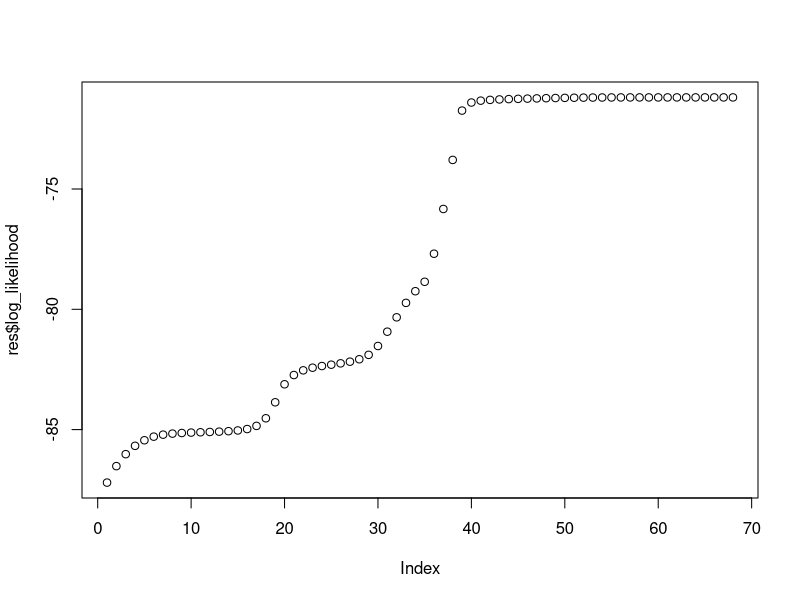
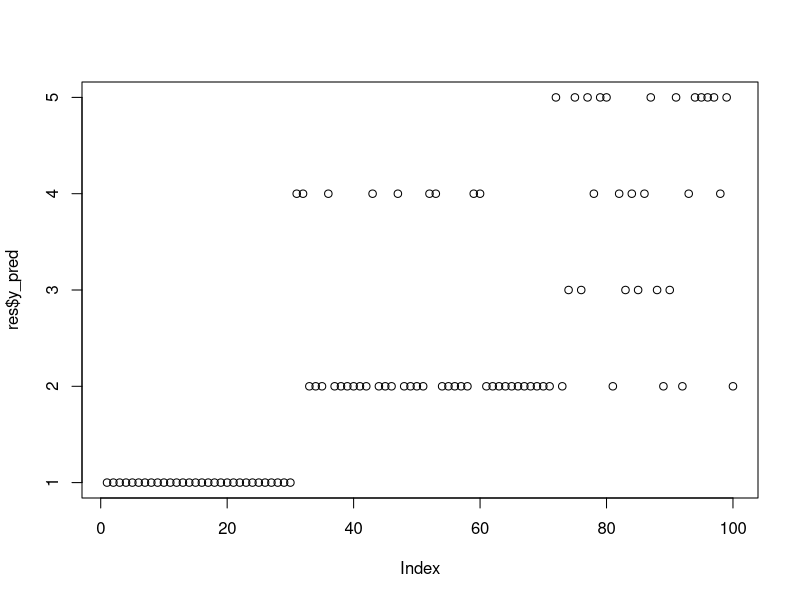

These charts were generated, in order, by the following R code:
# EM algorithm for Gaussian mixture model estimation
library("mvtnorm")

init_random <- function(data, K){
  f <- ncol(data)
  N <- nrow(data)
  pk <- runif(K,3/10,7/10)
  pk <- pk / sum(pk)
  
  moyenne <- matrix(0, ncol=ncol(data), nrow = K)
  for (k in 1:K) {
    for (cf in 1:f){
      rand_1 <- runif(1, min(data[,cf]), max(data[,cf]))
      moyenne[k,cf] <- rand_1
    }
  }
  variance <- array(0, c(f,f,K))
  
  for(k in 1:K) {
    x_moyenne <- sweep(data, 2, moyenne[k, ], FUN = '-', check.margin=FALSE)
    trans_x_moyenne <- crossprod(x_moyenne)
    variance[,,k] <- trans_x_moyenne/ N
  }
  
  return (list(pk=pk, moyenne=moyenne, variance=variance))
}


init_kmeans <- function (data, K) {
  km.res <- kmeans(data, K)
  pk <- rep(1/K, K)
  moyenne <- as.matrix(km.res$centers)
  
  variance <- array(0, dim=c(ncol(data),ncol(data),K))
  for (i in seq(K)){
    data_cls <- data[which(as.matrix(km.res$cluster) == i),]
    if (length(data_cls) == ncol(data)){
      data_cls <- rbind(data_cls, data_cls+runif(1,-0.1, 0.1))
    } 
    variance[,,i] <- cov(data_cls)
  }
  
  return (list(pk=pk, moyenne=moyenne, variance=variance))
}



fun_variance_all <- function(data, tk, nk, K, N, f, moyenne){
  variance <- array(0, c(f, f, K))
  for(k in 1:K) {
    x_moyenne <- sweep(data, 2, moyenne[k, ], FUN = '-', check.margin=FALSE)
    ex <- tk[, k]  * x_moyenne
    trans_x_moyenne <- t(ex) %*% x_moyenne
    variance[,,k] <- trans_x_moyenne/ nk[k]
  }
  
  return(variance)
}

fun_moyenne_vec <- function(data, tk, nk, K, N,  f){
  moyenne <- matrix(0, K, f)
  for(k in 1:K) {
    moyenne[k,] <- (1/sum(tk[,k])) * colSums(apply(data,2, function(x) x*tk[, k])  )
  }
  return(moyenne)
}


etape_E <- function(data, K, parameters){ 
  pk <- parameters$pk
  moyenne <- parameters$moyenne
  variance <- parameters$variance
  
  tk <- matrix(0,  nrow(data), K)
  for (k in 1:K){
    tk[, k] <- pk[k]* mvtnorm::dmvnorm(data, moyenne[k,], variance[,,k])
  }
  tk <- tk/apply(tk, 1, sum)

  return (tk)
}

etape_M <- function(data, K, tk){
  N <- nrow(data)
  f <- ncol(data)
  nk <- colSums(tk)
  
  pk <- nk/N
  moyenne  <- fun_moyenne_vec(data, tk,nk,K, N,  f)
  variance<- fun_variance_all(data, tk, nk, K, N, f, moyenne)
  
  return (list(pk=pk, moyenne=moyenne, variance=variance))
}


main <- function(data, K, epsilon, type_init = "kmeans", parameters = 0){
  set_inf <- FALSE
  #--------initialize variables
  n <- nrow(data); p <- ncol(data)
  data <- as.matrix(data)
  if (type_init == "kmeans"){
    parameters <- init_kmeans(data, K)
  }
  if ((type_init == "random") || (type_init == "small"))  {
    parameters <- init_random(data, K)  
  }

  #Loop 
  i <- 2
  log_likelihood <- numeric(0)
  log_likelihood[1] <- -Inf
  
  
  while( (i > 0) || (i > 100))  {
    tk <- etape_E(data, K, parameters)
    
    parameters <- etape_M(data, K, tk)
    pk <- parameters$pk
    moyenne <- parameters$moyenne
    variance <- parameters$variance
    LL <- sum(log(apply(sapply(lapply(1:K, 
                                      function(k) pk[k] * mvtnorm::dmvnorm(data, moyenne[k,], 
                                                                  variance[,,k])), cbind), 1, sum)))
    
    log_likelihood[i] <- LL
    
    if (LL < log_likelihood[i-1]){
      set_inf <- TRUE
      print("------ debug KO")
      # print("tk")
      # print(tk)
      print("sum tk")
      print(colSums(tk))
      print("pk")
      print(pk)
      print("moyenne")
      print(moyenne)
      print("variance")
      print(variance)
    }
    
    if (abs(log_likelihood[i] - log_likelihood[i-1]) < epsilon){
      y_pred <- apply(tk, 1, which.max)
      if (set_inf){
        print("___________________________________________________________KO")
        plot(log_likelihood)
      }
      return(list(log_likelihood = log_likelihood[-1], y_pred = y_pred, maxll = max(log_likelihood[-1]), parameters = parameters, invalid = set_inf))
    }
    
    if ((type_init == "small") && (i == 5)) {
      return( main(data, K, epsilon, "", parameters ) )
    }
    
    
    i <- i + 1
  }
  
}



K <- 5
split <- sample(1:150, 50)
y <- iris[-split, 5]
data <- iris[-split, -5]
epsilon <- 10^-6
data <- as.matrix(data)

res <- main(data, K, epsilon, "kmeans")
table(res$y_pred, y)

plot(res$log_likelihood)  
plot(res$y_pred)



for (i in 1:10){
  res <- main(data, K, epsilon, "kmeans")
  if (typeof(res) == "list"){ 
    print(res$log_likelihood[length(res$log_likelihood)])
  }
  print("-----")
}
